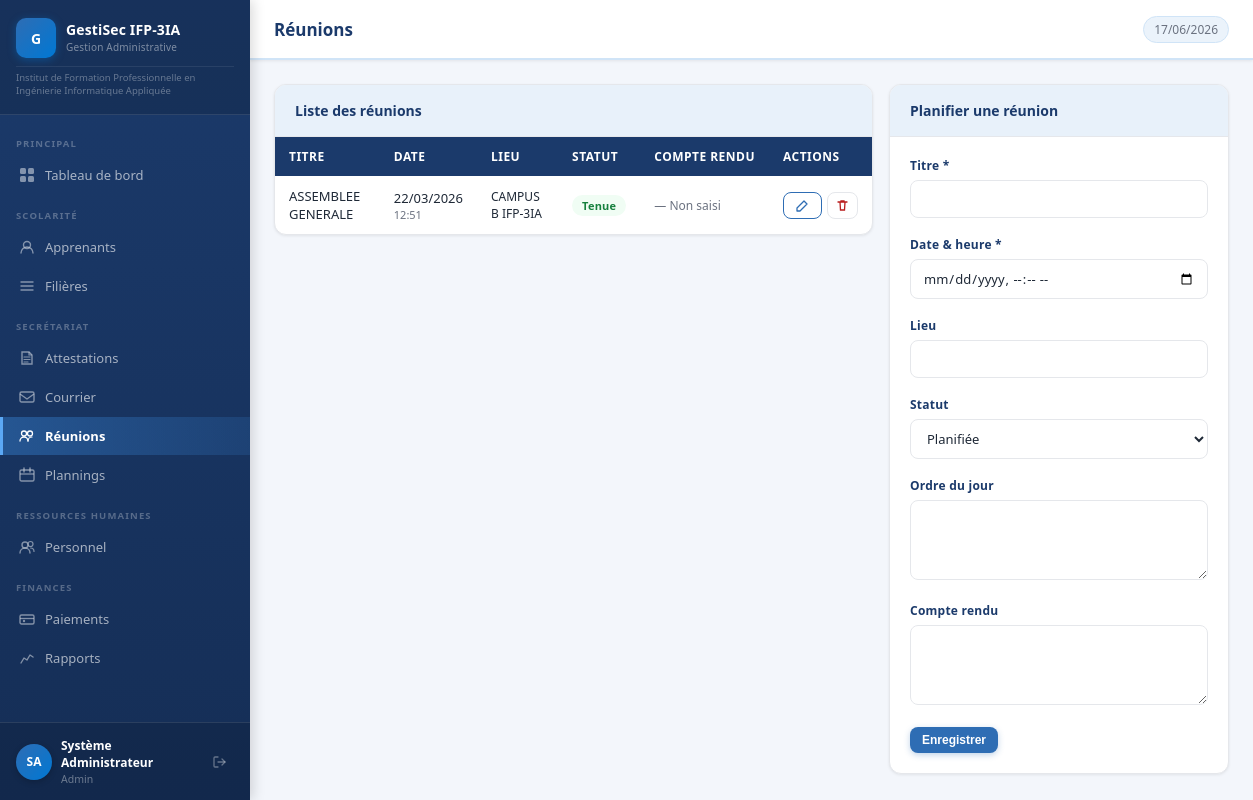
Screenshot of /modules/reunions/index.php (signed in) with the database file from the repository.
### tables this page shows
CREATE TABLE `reunions` (
  `id` int(11) NOT NULL,
  `titre` varchar(200) NOT NULL,
  `date_reunion` datetime NOT NULL,
  `lieu` varchar(200) DEFAULT NULL,
  `ordre_du_jour` text DEFAULT NULL,
  `compte_rendu` text DEFAULT NULL,
  `statut` enum('planifiee','tenue','annulee') DEFAULT 'planifiee',
  `created_at` datetime DEFAULT current_timestamp()
);

### includes/auth.php (called while the page is built, shortened)
<?php
function clean(string $val): string {
    return htmlspecialchars(trim($val), ENT_QUOTES, 'UTF-8');
}
function dateFR(?string $date): string {
    return date('d/m/Y', strtotime($date));
}

### modules/reunions/index.php (the view, shortened to what this page needs)
<?php
require_once __DIR__ . '/../../includes/auth.php';
require_once __DIR__ . '/../../includes/header.php';
$db = getDB(); $errors = [];
$editItem = null;
$reunions=$db->query("SELECT * FROM reunions ORDER BY date_reunion DESC")->fetchAll();
?>
<div style="display:grid;grid-template-columns:1fr 340px;gap:16px">
  <div>
    <div class="card">
      <div class="card-header"><h2>Liste des réunions</h2></div>
      <?php if(empty($reunions)): ?>
        <div class="empty-state" style="padding:40px"><p>Aucune réunion enregistrée.</p></div>
      <?php else: ?>
      <div class="table-wrap">
      <table>
        <thead><tr><th>Titre</th><th>Date</th><th>Lieu</th><th>Statut</th><th>Compte rendu</th><th>Actions</th></tr></thead>
        <tbody>
        <?php foreach($reunions as $r):
          $sm=['planifiee'=>'badge-blue','tenue'=>'badge-green','annulee'=>'badge-red'];
          $sl=['planifiee'=>'Planifiée','tenue'=>'Tenue','annulee'=>'Annulée'];
        ?>
        <tr>
          <td style="font-weight:500"><?= clean($r['titre']) ?></td>
          <td><?= dateFR($r['date_reunion']) ?><div style="font-size:11px;color:var(--gray-mid)"><?= date('H:i',strtotime($r['date_reunion'])) ?></div></td>
          <td style="font-size:12px"><?= clean($r['lieu']??'—') ?></td>
          <td><span class="badge <?= $sm[$r['statut']] ?>"><?= $sl[$r['statut']] ?></span></td>
          <td style="font-size:12px;max-width:160px">
            <?php if($r['compte_rendu']): ?>
              <span style="color:var(--green)">✓ Disponible</span>
            <?php else: ?>
              <span style="color:var(--gray-mid)">— Non saisi</span>
            <?php endif; ?>
          </td>
          <td>
            <div style="display:flex;gap:5px;align-items:center">
              <a href="?edit=<?= $r['id'] ?>" class="btn btn-outline btn-sm btn-icon" title="Modifier">
                <svg width="13" height="13" viewBox="0 0 13 13" fill="none"><path d="M8 2l3 3-7 7H1v-3L8 2z" stroke="currentColor" stroke-width="1.3" stroke-linejoin="round"/></svg>
              </a>
              <form method="POST" style="display:inline;margin:0">
                <button type="submit" class="btn btn-sm btn-icon" style="color:var(--red);border:1px solid var(--gray-light);background:none;padding:6px 8px" onclick="return confirm('Supprimer cette réunion ?')" title="Supprimer">
                  <svg width="13" height="13" viewBox="0 0 13 13" fill="none"><path d="M2 3h9M5 3V2h3v1M4 3l.5 8h4l.5-8" stroke="currentColor" stroke-width="1.3" stroke-linecap="round"/></svg>
                </button>
              </form>
            </div>
          </td>
        </tr>
        <?php endforeach; ?>
        </tbody>
      </table>
      </div>
      <?php endif; ?>
    </div>
  </div>
  <div class="card">
    <div class="card-header"><h2><?= $editItem?'Modifier la réunion':'Planifier une réunion' ?></h2></div>
    <div class="card-body">
      <form method="POST">
        <div class="form-group"><label class="form-label">Titre *</label><input type="text" name="titre" class="form-control" value="<?= clean($editItem['titre']??'') ?>" required></div>
        <div class="form-group"><label class="form-label">Date & heure *</label><input type="datetime-local" name="date_reunion" class="form-control" value="<?= $editItem?date('Y-m-d\TH:i',strtotime($editItem['date_reunion'])):'' ?>" required></div>
        <div class="form-group"><label class="form-label">Lieu</label><input type="text" name="lieu" class="form-control" value="<?= clean($editItem['lieu']??'') ?>"></div>
        <div class="form-group"><label class="form-label">Statut</label>
          <select name="statut" class="form-control">
            <?php foreach(['planifiee'=>'Planifiée','tenue'=>'Tenue','annulee'=>'Annulée'] as $v=>$l): ?>
            <option value="<?= $v ?>" <?= ($editItem['statut']??'planifiee')===$v?'selected':'' ?>><?= $l ?></option>
            <?php endforeach; ?>
          </select>
        </div>
        <div class="form-group"><label class="form-label">Ordre du jour</label><textarea name="ordre_du_jour" class="form-control" style="min-height:80px"><?= clean($editItem['ordre_du_jour']??'') ?></textarea></div>
        <div class="form-group"><label class="form-label">Compte rendu</label><textarea name="compte_rendu" class="form-control" style="min-height:80px"><?= clean($editItem['compte_rendu']??'') ?></textarea></div>
        <div style="display:flex;gap:8px">
          <button type="submit" class="btn btn-primary btn-sm"><?= $editItem?'Modifier':'Enregistrer' ?></button>
        </div>
      </form>
    </div>
  </div>
</div>
<?php require_once __DIR__ . '/../../includes/footer.php'; ?>

### assets/css/style.css (style rules this page uses)
*, *::before, *::after { box-sizing: border-box; margin: 0; padding: 0; }
:root { --blue-dark: #1B3A6B; --blue-mid: #2E6DB4; --blue-accent: #0078D4; --blue-light: #D0E4F7; --blue-pale: #EBF3FB; --blue-stripe: #E8F1FA; --gray-dark: #1F2937; --gray-mid: #6B7280; --gray-light: #E5E7EB; --gray-pale: #F3F6FB; --white: #FFFFFF; --red: #B91C1C; --green: #15803D; --orange: #C2410C; --yellow: #B45309; --sidebar-w: 250px; --topbar-h: 60px; --radius: 8px; --radius-lg: 12px; --shadow-sm: 0 1px 3px rgba(0,0,0,.08); --shadow: 0 2px 8px rgba(0,0,0,.10); --shadow-lg: 0 4px 16px rgba(0,0,0,.12); }
body { font-family: 'Segoe UI', Arial, sans-serif; font-size: 14px; color: var(--gray-dark); background: var(--gray-pale); }
a { text-decoration: none; color: inherit; }
.card { background: var(--white); border-radius: var(--radius-lg); box-shadow: var(--shadow-sm); border: 1px solid var(--gray-light); overflow: hidden; }
.card-header { padding: 16px 20px; border-bottom: 1px solid var(--gray-light); display: flex; align-items: center; justify-content: space-between; background: var(--blue-stripe); }
.card-body { padding: 20px; }
.table-wrap { overflow-x: auto; }
table { width: 100%; border-collapse: collapse; font-size: 13px; }
thead th { background: var(--blue-dark); color: #fff; padding: 11px 14px; text-align: left; font-size: 12px; font-weight: 600; letter-spacing: .04em; text-transform: uppercase; white-space: nowrap; }
thead th:first-child { border-radius: 0; }
tbody tr { border-bottom: 1px solid var(--gray-light); transition: background .1s; }
tbody tr:last-child { border-bottom: none; }
tbody td { padding: 11px 14px; color: var(--gray-dark); vertical-align: middle; }
.badge { display: inline-flex; align-items: center; padding: 3px 10px; border-radius: 20px; font-size: 11px; font-weight: 600; letter-spacing: .02em; }
.badge-green { background: #F0FDF4; color: var(--green); }
.btn { display: inline-flex; align-items: center; gap: 6px; padding: 9px 18px; border-radius: var(--radius); font-size: 13px; font-weight: 600; cursor: pointer; border: none; transition: all .15s; white-space: nowrap; }
.btn-primary { background: var(--blue-mid); color: #fff; box-shadow: 0 2px 6px rgba(46,109,180,.3); }
.btn-sm { padding: 6px 12px; font-size: 12px; }
.form-group { margin-bottom: 18px; }
.form-label { display: block; font-size: 12px; font-weight: 600; color: var(--blue-dark); margin-bottom: 6px; letter-spacing: .02em; }
.form-control { width: 100%; padding: 9px 12px; border: 1.5px solid var(--gray-light); border-radius: var(--radius); font-size: 13px; color: var(--gray-dark); background: var(--white); transition: border-color .15s, box-shadow .15s; font-family: inherit; }
.form-control::placeholder { color: var(--gray-mid); }
textarea.form-control { resize: vertical; min-height: 90px; }
select.form-control { cursor: pointer; }
.btn-outline { background: transparent; color: #2E6DB4; border: 1.5px solid #2E6DB4; }
.card-header h2 { font-size: 14px; font-weight: 700; color: #1B3A6B; margin: 0; }

### rows the page displays
reunions: titre "ASSEMBLEE GENERALE", date_reunion "22/03/2026", date_reunion "12:51", lieu "CAMPUS B IFP-3IA", statut "Tenue", shows "— Non saisi"

### other values shown
APP_NAME "GestiSec IFP-3IA"
APP_FULL_NAME "Institut de Formation Professionnelle en Ingénierie Informatique Appliquée"
substr($user['prenom'],0,1).substr($user['nom'],0,1) "SA"
$user['prenom'] "Système"
$user['nom'] "Administrateur"
$user['role'] "Admin"
$pageTitle "Réunions"
form field statut "Planifiée"
